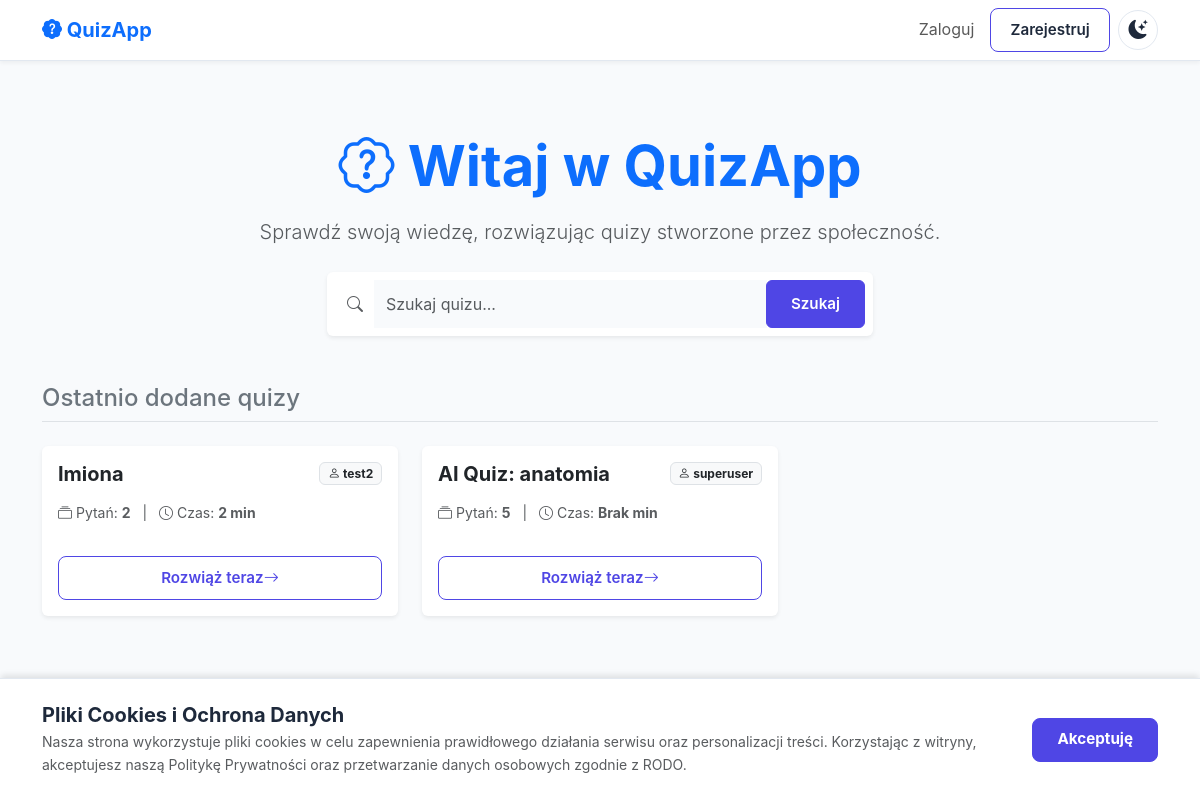
The app's page /, older data.
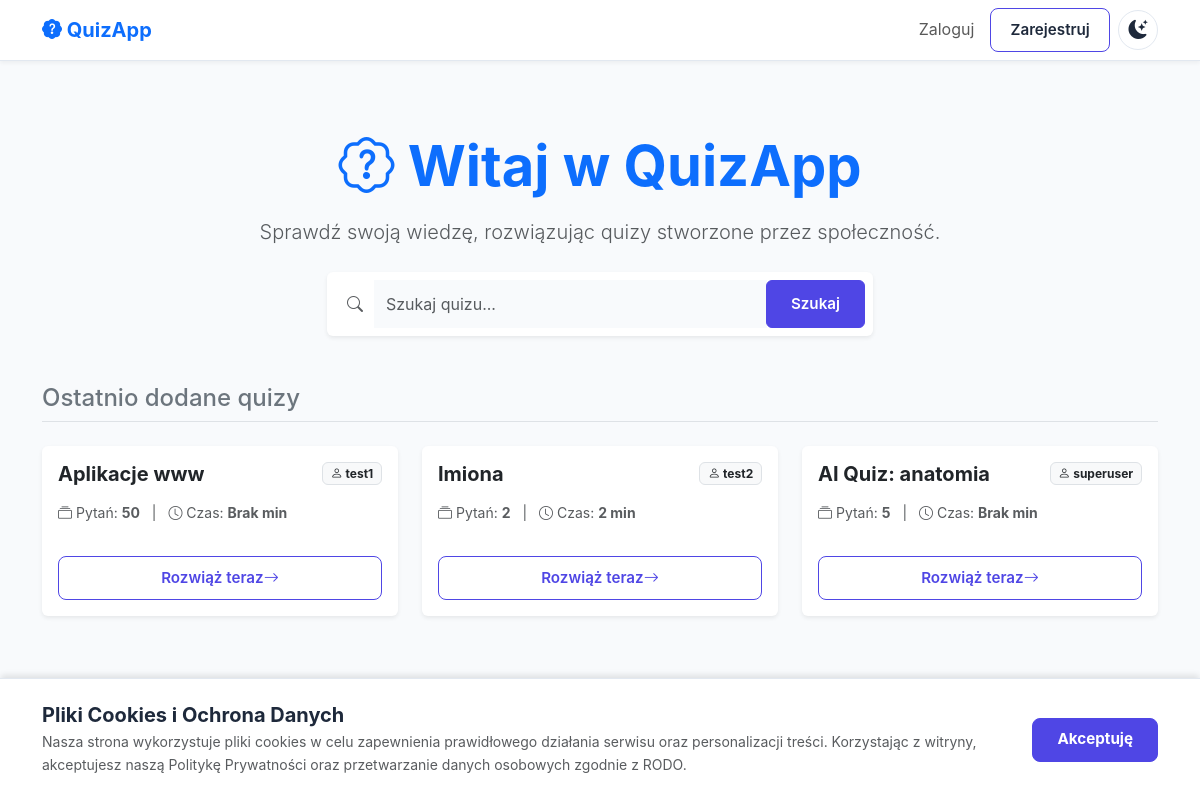
The same page, newer data.
### quizzes/models.py (models this page shows, shortened)
class Quiz(models.Model):
    class Visibility(models.TextChoices):
        PUBLIC = 'PUBLIC', 'Publiczny'
        PRIVATE = 'PRIVATE', 'Prywatny'
    title = models.CharField(max_length=255, verbose_name="Tytuł")
    author = models.ForeignKey(settings.AUTH_USER_MODEL, on_delete=models.CASCADE, verbose_name="Autor")
    visibility = models.CharField(
        max_length=10,
        choices=Visibility.choices,
        default=Visibility.PRIVATE,
        verbose_name="Widoczność"
    )
    time_limit = models.IntegerField(
        default=0,
        verbose_name="Limit czasu (w minutach)",
        help_text="Ustaw 0, aby wyłączyć limit czasu."
    )
    questions_count_limit = models.IntegerField(
        default=10,
        verbose_name="Liczba pytań w podejściu",
        validators=[MinValueValidator(1), MaxValueValidator(30)],
        help_text="Ustal, ile pytań ma zostać wylosowanych do jednego podejścia (zakres: 1-30)."
    )
    instant_feedback = models.BooleanField(
        default=False,
        verbose_name="Natychmiastowe odpowiedzi",
        help_text="Jeśli zaznaczone, użytkownik zobaczy poprawne odpowiedzi po każdym pytaniu."
    )
    users_permissions = models.ManyToManyField(
        settings.AUTH_USER_MODEL,
        through='QuizUserPermission',
        related_name='quiz_access',
        blank=True,
        verbose_name="Uprawnienia użytkowników"
    )
    groups_permissions = models.ManyToManyField(
        QuizGroup,
        through='QuizGroupPermission',
        related_name='quiz_access',
        blank=True,
        verbose_name="Uprawnienia grup"
    )

### accounts/models.py (models this page shows)
class User(AbstractUser):
    groups = models.ManyToManyField(
        Group,
        verbose_name='groups',
        blank=True,
        help_text=(
            'Grupy, do których należy ten użytkownik. Użytkownik otrzyma wszystkie '
            'uprawnienia przyznane każdej z jego grup.'
        ),
        related_name="%(app_label)s_%(class)s_groups",
        related_query_name="user",
    )
    user_permissions = models.ManyToManyField(
        Permission,
        verbose_name='user permissions',
        blank=True,
        help_text='Specyficzne uprawnienia dla tego użytkownika.',
        related_name="%(app_label)s_%(class)s_user_permissions",
        related_query_name="user",
    )

### quizzes/views.py (the view)
# urls.py: path('', views.home_view, name='home'),
def home_view(request: HttpRequest) -> HttpResponse:
    query = request.GET.get('q', '')
    quizzes = Quiz.objects.filter(
        visibility='PUBLIC',
        title__icontains=query
    ).order_by('-id')[:10]
    return render(request, 'home.html', {
        'quizzes': quizzes,
        'query': query
    })

### templates/home.html (shortened to what this page needs)
{% extends 'base.html' %}
{% block content %}
<div class="text-center py-5">
    <h1 class="display-4 fw-bold text-primary mb-3">
        <i class="bi bi-patch-question"></i> Witaj w QuizApp
    </h1>
    <p class="lead text-muted mb-4">Sprawdź swoją wiedzę, rozwiązując quizy stworzone przez społeczność.</p>
    <div class="row justify-content-center">
        <div class="col-md-8 col-lg-6">
            <form method="get" action="{% url 'home' %}" class="card p-2 shadow-sm border-0">
                <div class="input-group">
                    <span class="input-group-text bg-white border-0 text-muted">
                        <i class="bi bi-search"></i>
                    </span>
                    <input type="search" name="q" class="form-control border-0 shadow-none"
                           placeholder="Szukaj quizu..."
                           value="{{ query|default:'' }}"
                           aria-label="Szukaj">
                    <button class="btn btn-primary rounded-2 px-4" type="submit">Szukaj</button>
                </div>
            </form>
        </div>
    </div>
</div>
<div class="d-flex justify-content-between align-items-center mb-4 border-bottom pb-2">
    <h2 class="h4 mb-0 text-secondary">
        {% if query %}
            Wyniki wyszukiwania dla: "{{ query }}"
        {% else %}
            Ostatnio dodane quizy
        {% endif %}
    </h2>
</div>
<div class="row row-cols-1 row-cols-md-2 row-cols-lg-3 g-4">
    {% for quiz in quizzes %}
        <div class="col">
            <div class="card h-100 shadow-sm border-0 hover-lift transition-all">
                <div class="card-body d-flex flex-column">
                    <div class="d-flex justify-content-between align-items-start mb-2">
                        <h5 class="card-title text-truncate fw-bold" title="{{ quiz.title }}">
                            {{ quiz.title }}
                        </h5>
                        <span class="badge bg-light text-dark border">
                            <i class="bi bi-person"></i> {{ quiz.author.username }}
                        </span>
                    </div>
                    <p class="card-text text-muted small mt-auto">
                        <i class="bi bi-collection"></i> Pytań: <strong>{{ quiz.questions.count }}</strong>
                        <span class="mx-2">|</span>
                        <i class="bi bi-clock"></i> Czas: <strong>{{ quiz.time_limit|default:"Brak" }} min</strong>
                    </p>
                    <div class="mt-3">
                        <a href="{% url 'quiz-detail' quiz.pk %}" class="btn btn-outline-primary w-100">
                            Rozwiąż teraz <i class="bi bi-arrow-right"></i>
                        </a>
                    </div>
                </div>
            </div>
        </div>
    {% endfor %}
</div>
{% endblock %}

### templates/base.html (shortened to what this page needs)
{% load static %}
<!DOCTYPE html>
<html lang="pl">
<head>
    <link href="https://cdn.jsdelivr.net/npm/bootstrap@5.3.0/dist/css/bootstrap.min.css" rel="stylesheet">
    <link rel="stylesheet" href="https://cdn.jsdelivr.net/npm/bootstrap-icons@1.10.0/font/bootstrap-icons.css">
    <link rel="stylesheet" href="{% static 'css/style.css' %}">
</head>
<body class="d-flex flex-column min-vh-100">
    <nav class="navbar navbar-expand-lg navbar-light bg-white mb-4">
        <div class="container">
            <a class="navbar-brand fw-bold text-primary" href="{% url 'home' %}">
                <i class="bi bi-patch-question-fill"></i> QuizApp
            </a>
            <div class="collapse navbar-collapse" id="navbarNav">
                <ul class="navbar-nav ms-auto align-items-center">
                    {% if user.is_authenticated %}
                        <li class="nav-item">
                            <span class="nav-link disabled text-dark">Witaj, <strong>{{ user.username }}</strong></span>
                        </li>
                        <li class="nav-item ms-lg-2">
                            <a class="btn btn-outline-primary btn-sm" href="{% url 'my-quizzes' %}">Moje Quizy</a>
                        </li>
                        <li class="nav-item ms-lg-2">
                            <a class="btn btn-light btn-sm" href="{% url 'group-list' %}">Moje Grupy</a>
                        </li>
                        <li class="nav-item ms-lg-2">
                            <a class="btn btn-light btn-sm" href="{% url 'profile_edit' %}">Profil</a>
                        </li>
                        <li class="nav-item ms-lg-2">
                            <form action="{% url 'logout' %}" method="post" class="d-inline">
                                {% csrf_token %}
                                <button type="submit" class="btn btn-link nav-link text-danger">Wyloguj</button>
                            </form>
                        </li>
                    {% else %}
                        <li class="nav-item">
                          <a class="nav-link" href="{% url 'login' %}">Zaloguj</a>
                        </li>
                        <li class="nav-item ms-2">
                          <a class="btn btn-primary btn-sm" href="{% url 'register' %}">Zarejestruj</a>
                        </li>
                    {% endif %}
                        <li class="nav-item ms-2">
                          <button id="theme-toggle" class="theme-toggle" aria-label="Przełącz motyw">
                            <i id="theme-icon" class="bi bi-moon-stars-fill"></i>
                          </button>
                        </li>
                </ul>
            </div>
        </div>
    </nav>
    <div class="container">
        {% block content %}{% endblock %}
    </div>
    <footer class="mt-auto py-3 text-center text-muted text-small">
        <div class="container">
        </div>
    </footer>
    <div id="cookie-banner" class="p-4">
        <div class="container d-flex flex-column flex-md-row align-items-center justify-content-between gap-3">
            <div class="text-muted">
                <h5 class="fw-bold mb-1"> Pliki Cookies i Ochrona Danych</h5>
                <p class="mb-0 small">
                    Nasza strona wykorzystuje pliki cookies w celu zapewnienia prawidłowego działania serwisu oraz personalizacji treści.
                    Korzystając z witryny, akceptujesz naszą Politykę Prywatności oraz przetwarzanie danych osobowych zgodnie z RODO.
                </p>
            </div>
            <div class="d-flex gap-2 shrink-0">
                <button id="accept-cookies" class="btn btn-primary btn-sm px-4 fw-bold">Akceptuję</button>
            </div>
        </div>
    </div>
</body>
</html>

### static/css/style.css (style rules this page uses)
:root { --bg: #f8fafc; --surface: #ffffff; --surface-hover: #f1f5f9; --text: #1e293b; --text-muted: #64748b; --border: #e2e8f0; --primary: #4f46e5; --primary-hover: #4338ca; --primary-text: #ffffff; --secondary: #64748b; --secondary-hover: #475569; --danger: #ef4444; --danger-hover: #dc2626; --success: #10b981; --shadow: 0 4px 6px -1px rgb(0 0 0 / 0.1), 0 2px 4px -2px rgb(0 0 0 / 0.1); --radius: 12px; }
* { box-sizing: border-box; }
body { font-family: 'Inter', -apple-system, BlinkMacSystemFont, "Segoe UI", Roboto, sans-serif; background-color: var(--bg); color: var(--text); margin: 0; line-height: 1.6; transition: background-color 0.3s, color 0.3s; }
a { color: var(--primary); text-decoration: none; transition: color 0.2s; }
h1, h2, h3, h4, h5, h6 { color: var(--text); margin-top: 0; }
h1 { font-size: 2rem; margin-bottom: 1.5rem; }
nav { background: var(--surface); padding: 1rem 2rem; display: flex; justify-content: space-between; align-items: center; border-bottom: 1px solid var(--border); box-shadow: 0 1px 3px 0 rgb(0 0 0 / 0.1); }
.btn { display: inline-flex; align-items: center; justify-content: center; padding: 0.6rem 1.2rem; border-radius: 8px; text-decoration: none; border: 1px solid transparent; cursor: pointer; font-size: 0.95rem; font-weight: 600; transition: all 0.2s; line-height: 1.5; }
.btn-primary { background-color: var(--primary); border-color: var(--primary); color: var(--primary-text); }
.btn-outline-primary { color: var(--primary); border-color: var(--primary); background-color: transparent; }
input[type="text"], input[type="search"], input[type="email"], input[type="password"], input[type="number"], select, textarea { width: 100%; padding: 0.75rem; border: 1px solid var(--border); border-radius: 8px; background-color: var(--bg); color: var(--text); font-size: 1rem; transition: border-color 0.2s; }
.theme-toggle { padding: 0.5rem; border-radius: 50%; border: 1px solid var(--border); background-color: var(--surface); color: var(--text); cursor: pointer; width: 40px; height: 40px; display: flex; align-items: center; justify-content: center; font-size: 1.2rem; transition: transform 0.2s, background-color 0.2s; }
#cookie-banner { position: fixed; bottom: 0; left: 0; width: 100%; z-index: 1050; background-color: var(--surface); color: var(--text); border-top: 1px solid var(--border); box-shadow: 0 -4px 6px -1px rgba(0, 0, 0, 0.1); transform: translateY(100%); transition: transform 0.3s ease-in-out; }
#cookie-banner.show { transform: translateY(0); }
.navbar .btn { background-color: transparent !important; color: var(--text); }

### templates/base.html (style rules this page uses)
body { background-color: var(--bg); color: var(--text); transition: background-color 0.3s, color 0.3s; }
.card { border: none; box-shadow: 0 4px 6px rgba(0,0,0,0.05); }
.navbar { box-shadow: 0 2px 4px rgba(0,0,0,0.05); }

### templates/home.html (style rules this page uses)
.hover-lift { transition: transform 0.2s ease, box-shadow 0.2s ease; }

Row changes from the older to the newer data that the page shows:
added Quiz: title "Aplikacje www", author.username "test1", questions.count "50", time_limit "Brak"
